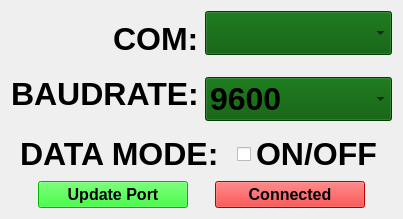
            <widget class="QWidget" name="pageConnected">
             <layout class="QVBoxLayout" name="verticalLayout_5">
              <item>
               <widget class="QWidget" name="ConnectMid" native="true">
                <property name="sizePolicy">
                 <sizepolicy hsizetype="Preferred" vsizetype="Preferred">
                  <horstretch>0</horstretch>
                  <verstretch>0</verstretch>
                 </sizepolicy>
                </property>
                <layout class="QHBoxLayout" name="horizontalLayout_3">
                 <property name="leftMargin">
                  <number>0</number>
                 </property>
                 <property name="topMargin">
                  <number>0</number>
                 </property>
                 <property name="rightMargin">
                  <number>0</number>
                 </property>
                 <property name="bottomMargin">
                  <number>0</number>
                 </property>
                 <item alignment="Qt::AlignRight">
                  <widget class="QWidget" name="widget" native="true">
                   <layout class="QVBoxLayout" name="verticalLayout_6">
                    <property name="spacing">
                     <number>0</number>
                    </property>
                    <property name="leftMargin">
                     <number>0</number>
                    </property>
                    <property name="topMargin">
                     <number>0</number>
                    </property>
                    <property name="rightMargin">
                     <number>0</number>
                    </property>
                    <property name="bottomMargin">
                     <number>0</number>
                    </property>
                    <item alignment="Qt::AlignRight">
                     <widget class="QLabel" name="label_5">
                      <property name="maximumSize">
                       <size>
                        <width>100</width>
                        <height>100</height>
                       </size>
                      </property>
                      <property name="font">
                       <font>
                        <family>Arial</family>
                        <pointsize>24</pointsize>
                        <weight>75</weight>
                        <bold>true</bold>
                       </font>
                      </property>
                      <property name="text">
                       <string>COM:</string>
                      </property>
                     </widget>
                    </item>
                    <item>
                     <widget class="QLabel" name="label_12">
                      <property name="sizePolicy">
                       <sizepolicy hsizetype="Preferred" vsizetype="Preferred">
                        <horstretch>0</horstretch>
                        <verstretch>0</verstretch>
                       </sizepolicy>
                      </property>
                      <property name="maximumSize">
                       <size>
                        <width>200</width>
                        <height>100</height>
                       </size>
                      </property>
                      <property name="font">
                       <font>
                        <family>Arial</family>
                        <pointsize>24</pointsize>
                        <weight>75</weight>
                        <bold>true</bold>
                       </font>
                      </property>
                      <property name="text">
                       <string>BAUDRATE:</string>
                      </property>
                     </widget>
                    </item>
                   </layout>
                  </widget>
                 </item>
                 <item>
                  <widget class="QWidget" name="widget_2" native="true">
                   <layout class="QVBoxLayout" name="verticalLayout_7">
                    <property name="spacing">
                     <number>22</number>
                    </property>
                    <property name="leftMargin">
                     <number>0</number>
                    </property>
                    <property name="topMargin">
                     <number>0</number>
                    </property>
                    <property name="rightMargin">
                     <number>0</number>
                    </property>
                    <property name="bottomMargin">
                     <number>0</number>
                    </property>
                    <item>
                     <widget class="QComboBox" name="cbbCom">
                      <property name="sizePolicy">
                       <sizepolicy hsizetype="Preferred" vsizetype="Preferred">
                        <horstretch>0</horstretch>
                        <verstretch>0</verstretch>
                       </sizepolicy>
                      </property>
                      <property name="maximumSize">
                       <size>
                        <width>250</width>
                        <height>50</height>
                       </size>
                      </property>
                      <property name="font">
                       <font>
                        <family>Arial</family>
                        <pointsize>24</pointsize>
                        <weight>75</weight>
                        <bold>true</bold>
                       </font>
                      </property>
                      <property name="styleSheet">
                       <string notr="true">background-color:rgb(0, 85, 0);</string>
                      </property>
                     </widget>
                    </item>
                    <item>
                     <widget class="QComboBox" name="cbbBaudrate">
                      <property name="sizePolicy">
                       <sizepolicy hsizetype="Preferred" vsizetype="Preferred">
                        <horstretch>0</horstretch>
                        <verstretch>0</verstretch>
                       </sizepolicy>
                      </property>
                      <property name="maximumSize">
                       <size>
                        <width>250</width>
                        <height>50</height>
                       </size>
                      </property>
                      <property name="font">
                       <font>
                        <family>Arial</family>
                        <pointsize>24</pointsize>
                        <weight>75</weight>
                        <bold>true</bold>
                       </font>
                      </property>
                      <property name="styleSheet">
                       <string notr="true">background-color:rgb(0, 85, 0);</string>
                      </property>
                      <item>
                       <property name="text">
                        <string>9600</string>
                       </property>
                      </item>
                      <item>
                       <property name="text">
                        <string>115200</string>
                       </property>
                      </item>
                     </widget>
                    </item>
                   </layout>
                  </widget>
                 </item>
                </layout>
               </widget>
              </item>
              <item>
               <widget class="QWidget" name="ConnectBottom" native="true">
                <property name="maximumSize">
                 <size>
                  <width>16777215</width>
                  <height>16777215</height>
                 </size>
                </property>
                <layout class="QVBoxLayout" name="verticalLayout_8">
                 <property name="spacing">
                  <number>0</number>
                 </property>
                 <property name="leftMargin">
                  <number>0</number>
                 </property>
                 <property name="topMargin">
                  <number>0</number>
                 </property>
                 <property name="rightMargin">
                  <number>0</number>
                 </property>
                 <property name="bottomMargin">
                  <number>0</number>
                 </property>
                 <item alignment="Qt::AlignHCenter">
                  <widget class="QWidget" name="widget_3" native="true">
                   <layout class="QHBoxLayout" name="horizontalLayout_11">
                    <property name="spacing">
                     <number>0</number>
                    </property>
                    <property name="leftMargin">
                     <number>0</number>
                    </property>
                    <property name="topMargin">
                     <number>0</number>
                    </property>
                    <property name="rightMargin">
                     <number>0</number>
                    </property>
                    <property name="bottomMargin">
                     <number>0</number>
                    </property>
                    <item alignment="Qt::AlignRight">
                     <widget class="QWidget" name="widget_5" native="true">
                      <layout class="QVBoxLayout" name="verticalLayout_18">
                       <item alignment="Qt::AlignRight">
                        <widget class="QLabel" name="label_13">
                         <property name="maximumSize">
                          <size>
                           <width>400</width>
                           <height>100</height>
                          </size>
                         </property>
                         <property name="font">
                          <font>
                           <family>Arial</family>
                           <pointsize>24</pointsize>
                           <weight>75</weight>
                           <bold>true</bold>
                          </font>
                         </property>
                         <property name="text">
                          <string>DATA MODE:</string>
                         </property>
                        </widget>
                       </item>
                      </layout>
                     </widget>
                    </item>
                    <item>
                     <widget class="QWidget" name="widget_6" native="true">
                      <property name="maximumSize">
                       <size>
                        <width>400</width>
                        <height>40</height>
                       </size>
                      </property>
                      <layout class="QVBoxLayout" name="verticalLayout_19">
                       <item>
                        <widget class="QCheckBox" name="checkBox">
                         <property name="sizePolicy">
                          <sizepolicy hsizetype="Minimum" vsizetype="Preferred">
                           <horstretch>0</horstretch>
                           <verstretch>0</verstretch>
                          </sizepolicy>
                         </property>
                         <property name="font">
                          <font>
                           <family>Arial</family>
                           <pointsize>24</pointsize>
                           <weight>75</weight>
                           <bold>true</bold>
                          </font>
                         </property>
                         <property name="text">
                          <string>ON/OFF</string>
                         </property>
                         <property name="iconSize">
                          <size>
                           <width>24</width>
                           <height>24</height>
                          </size>
                         </property>
                         <property name="tristate">
                          <bool>false</bool>
                         </property>
                        </widget>
                       </item>
                      </layout>
                     </widget>
                    </item>
                   </layout>
                  </widget>
                 </item>
                 <item>
                  <widget class="QWidget" name="widget_4" native="true">
                   <property name="maximumSize">
                    <size>
                     <width>16777215</width>
                     <height>16777215</height>
                    </size>
                   </property>
                   <property name="font">
                    <font>
                     <family>Arial</family>
                     <pointsize>24</pointsize>
                     <weight>75</weight>
                     <bold>true</bold>
                    </font>
                   </property>
                   <layout class="QHBoxLayout" name="horizontalLayout_15">
                    <property name="spacing">
                     <number>0</number>
                    </property>
                    <property name="leftMargin">
                     <number>0</number>
                    </property>
                    <property name="topMargin">
                     <number>0</number>
                    </property>
                    <property name="rightMargin">
                     <number>0</number>
                    </property>
                    <property name="bottomMargin">
                     <number>0</number>
                    </property>
                    <item>
                     <widget class="QPushButton" name="UpdatePortBtn">
                      <property name="maximumSize">
                       <size>
                        <width>150</width>
                        <height>50</height>
                       </size>
                      </property>
                      <property name="font">
                       <font>
                        <family>Arial</family>
                        <pointsize>12</pointsize>
                        <weight>75</weight>
                        <bold>true</bold>
                       </font>
                      </property>
                      <property name="styleSheet">
                       <string notr="true">background-color: rgb(0, 255, 0);</string>
                      </property>
                      <property name="text">
                       <string>Update Port</string>
                      </property>
                     </widget>
                    </item>
                    <item>
                     <widget class="QPushButton" name="ConnectedBtn">
                      <property name="sizePolicy">
                       <sizepolicy hsizetype="Preferred" vsizetype="Fixed">
                        <horstretch>0</horstretch>
                        <verstretch>0</verstretch>
                       </sizepolicy>
                      </property>
                      <property name="maximumSize">
                       <size>
                        <width>150</width>
                        <height>50</height>
                       </size>
                      </property>
                      <property name="font">
                       <font>
                        <family>Arial</family>
                        <pointsize>12</pointsize>
                        <weight>75</weight>
                        <bold>true</bold>
                       </font>
                      </property>
                      <property name="styleSheet">
                       <string notr="true">
background-color: rgb(255, 0, 0);</string>
                      </property>
                      <property name="text">
                       <string>Connected</string>
                      </property>
                     </widget>
                    </item>
                   </layout>
                  </widget>
                 </item>
                </layout>
               </widget>
              </item>
             </layout>
            </widget>
